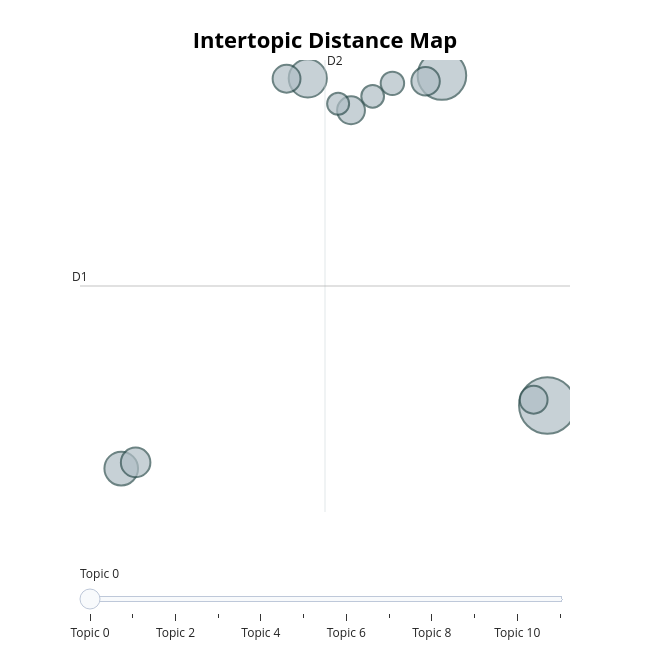

Notebook cell for this chart:
### Code cell
# creates a cluster plot of texts and their respective topics/ interactive
arkansas_fig_topics = models['Arkansas'].visualize_topics()
arkansas_fig_topics.show()

with open('../docs/code_analysis/bert_files/arkansas/arkansas-topic-map.html', 'w') as f:
    f.write(arkansas_fig_topics.to_html(include_plotlyjs='cdn'))

### Figure 1 — Plotly figure (JSON) as saved in the notebook; plotly's stock layout.template omitted (floating-point values rounded to 4 significant figures)
{"data": [{"customdata": [[0, "sanders | huckabee | governor | audit | foia", 99], [1, "happy | halloween | heart | unmatched | mask", 73], [2, "baptist | arrested | ar | church | sentenced", 45], [3, "abortion | hemp | ballot | marijuana | signatures", 35], [4, "schools | teachers | public | bigot | applicants", 27], [5, "pictures | lake | ouachita | conway | zoo", 25], [6, "cotton | hutchinson | fox | tom | trump", 24], [7, "library | coulter | librarians | county | books", 24], [8, "1864 | sphinx | stores | grew | veteran", 24], [9, "rock | glory | emerald | goshen | whataburger", 17], [10, "springs | parade | summer | camp | hwy", 16], [11, "worst | food | states | insecurity | usda", 15]], "hovertemplate": "<b>Topic %{customdata[0]}</b><br>%{customdata[1]}<br>Size: %{customdata[2]}", "legendgroup": "", "marker": {"color": "#B0BEC5", "line": {"color": "DarkSlateGrey", "width": 2}, "size": [99, 73, 45, 35, 27, 25, 24, 24, 24, 17, 16, 15], "sizemode": "area", "sizeref": 0.06187, "symbol": "circle"}, "mode": "markers", "name": "", "orientation": "v", "showlegend": false, "type": "scatter", "x": [2.851, 0.8626, -1.668, -5.187, -4.915, 0.5546, 2.593, -2.068, -0.8519, -0.07115, -0.4437, -1.096], "xaxis": "x", "y": [-9.985, 4.556, 4.431, -12.76, -12.49, 4.302, -9.726, 4.415, 3.024, 4.211, 3.642, 3.313], "yaxis": "y"}], "layout": {"annotations": [{"showarrow": false, "text": "D1", "x": -5.965, "y": -4.717, "yshift": 10}, {"showarrow": false, "text": "D2", "x": -1.343, "xshift": 10, "y": 5.24}], "height": 650, "hoverlabel": {"bgcolor": "white", "font": {"family": "Rockwell", "size": 16}}, "legend": {"itemsizing": "constant", "tracegroupgap": 0}, "margin": {"t": 60}, "shapes": [{"line": {"color": "#CFD8DC", "width": 2}, "type": "line", "x0": -1.343, "x1": -1.343, "y0": -14.67, "y1": 5.24}, {"line": {"color": "#9E9E9E", "width": 2}, "type": "line", "x0": -5.965, "x1": 3.279, "y0": -4.717, "y1": -4.717}], "sliders": [{"active": 0, "pad": {"t": 50}, "steps": [{"args": [{"marker.color": [["red", "#B0BEC5", "#B0BEC5", "#B0BEC5", "#B0BEC5", "#B0BEC5", "#B0BEC5", "#B0BEC5", "#B0BEC5", "#B0BEC5", "#B0BEC5", "#B0BEC5"]]}], "label": "Topic 0", "method": "update"}, {"args": [{"marker.color": [["#B0BEC5", "red", "#B0BEC5", "#B0BEC5", "#B0BEC5", "#B0BEC5", "#B0BEC5", "#B0BEC5", "#B0BEC5", "#B0BEC5", "#B0BEC5", "#B0BEC5"]]}], "label": "Topic 1", "method": "update"}, {"args": [{"marker.color": [["#B0BEC5", "#B0BEC5", "red", "#B0BEC5", "#B0BEC5", "#B0BEC5", "#B0BEC5", "#B0BEC5", "#B0BEC5", "#B0BEC5", "#B0BEC5", "#B0BEC5"]]}], "label": "Topic 2", "method": "update"}, {"args": [{"marker.color": [["#B0BEC5", "#B0BEC5", "#B0BEC5", "red", "#B0BEC5", "#B0BEC5", "#B0BEC5", "#B0BEC5", "#B0BEC5", "#B0BEC5", "#B0BEC5", "#B0BEC5"]]}], "label": "Topic 3", "method": "update"}, {"args": [{"marker.color": [["#B0BEC5", "#B0BEC5", "#B0BEC5", "#B0BEC5", "red", "#B0BEC5", "#B0BEC5", "#B0BEC5", "#B0BEC5", "#B0BEC5", "#B0BEC5", "#B0BEC5"]]}], "label": "Topic 4", "method": "update"}, {"args": [{"marker.color": [["#B0BEC5", "#B0BEC5", "#B0BEC5", "#B0BEC5", "#B0BEC5", "red", "#B0BEC5", "#B0BEC5", "#B0BEC5", "#B0BEC5", "#B0BEC5", "#B0BEC5"]]}], "label": "Topic 5", "method": "update"}, {"args": [{"marker.color": [["#B0BEC5", "#B0BEC5", "#B0BEC5", "#B0BEC5", "#B0BEC5", "#B0BEC5", "red", "#B0BEC5", "#B0BEC5", "#B0BEC5", "#B0BEC5", "#B0BEC5"]]}], "label": "Topic 6", "method": "update"}, {"args": [{"marker.color": [["#B0BEC5", "#B0BEC5", "#B0BEC5", "#B0BEC5", "#B0BEC5", "#B0BEC5", "#B0BEC5", "red", "#B0BEC5", "#B0BEC5", "#B0BEC5", "#B0BEC5"]]}], "label": "Topic 7", "method": "update"}, {"args": [{"marker.color": [["#B0BEC5", "#B0BEC5", "#B0BEC5", "#B0BEC5", "#B0BEC5", "#B0BEC5", "#B0BEC5", "#B0BEC5", "red", "#B0BEC5", "#B0BEC5", "#B0BEC5"]]}], "label": "Topic 8", "method": "update"}, {"args": [{"marker.color": [["#B0BEC5", "#B0BEC5", "#B0BEC5", "#B0BEC5", "#B0BEC5", "#B0BEC5", "#B0BEC5", "#B0BEC5", "#B0BEC5", "red", "#B0BEC5", "#B0BEC5"]]}], "label": "Topic 9", "method": "update"}, {"args": [{"marker.color": [["#B0BEC5", "#B0BEC5", "#B0BEC5", "#B0BEC5", "#B0BEC5", "#B0BEC5", "#B0BEC5", "#B0BEC5", "#B0BEC5", "#B0BEC5", "red", "#B0BEC5"]]}], "label": "Topic 10", "method": "update"}, {"args": [{"marker.color": [["#B0BEC5", "#B0BEC5", "#B0BEC5", "#B0BEC5", "#B0BEC5", "#B0BEC5", "#B0BEC5", "#B0BEC5", "#B0BEC5", "#B0BEC5", "#B0BEC5", "red"]]}], "label": "Topic 11", "method": "update"}]}], "title": {"font": {"color": "Black", "size": 22}, "text": "<b>Intertopic Distance Map</b>", "x": 0.5, "xanchor": "center", "y": 0.95, "yanchor": "top"}, "width": 650, "xaxis": {"anchor": "y", "domain": [0, 1], "range": [-5.965, 3.279], "title": {"text": ""}, "visible": false}, "yaxis": {"anchor": "x", "domain": [0, 1], "range": [-14.67, 5.24], "title": {"text": ""}, "visible": false}}}
